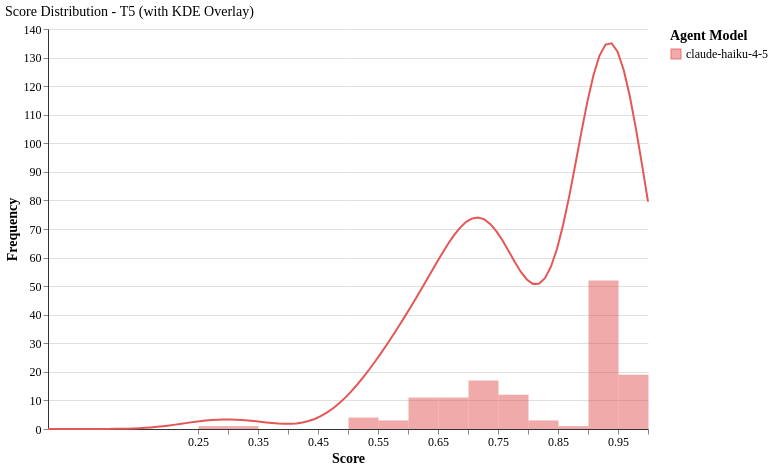

This figure's Vega-Lite source:
### Vega-Lite specification from a JSON file in a GitHub repository (floating-point values rounded to 4 significant figures; data arrays with more than 128 entries replaced by an {"elided": "..."} marker saying what was removed)
{"config": {"font": "serif", "axis": {"labelFontSize": 12, "titleFontSize": 14, "gridColor": "#e0e0e0", "domainColor": "#333333"}, "legend": {"labelFontSize": 12, "titleFontSize": 14}, "title": {"fontSize": 14, "anchor": "start", "fontWeight": "normal"}, "view": {"stroke": null, "continuousWidth": 400, "continuousHeight": 300, "strokeWidth": 0}, "mark": {"tooltip": true}}, "layer": [{"data": {"name": "data-6c2e6fc28d835b31b742dcd5648e2615"}, "mark": {"type": "bar", "binSpacing": 0, "opacity": 0.5}, "encoding": {"color": {"field": "agent_model", "scale": {"domain": ["claude-haiku-4-5"], "range": ["#E45756"]}, "title": "Agent Model", "type": "nominal"}, "tooltip": [{"field": "agent_model", "title": "Model", "type": "nominal"}, {"aggregate": "count", "title": "Count", "type": "quantitative"}], "x": {"bin": {"maxbins": 20}, "field": "score", "title": "Score", "type": "quantitative"}, "y": {"aggregate": "count", "title": "Frequency", "type": "quantitative"}}}, {"data": {"name": "data-0c192f2849e6049f535d353c89e63f3b"}, "mark": {"type": "line", "strokeWidth": 2}, "encoding": {"color": {"field": "agent_model", "scale": {"domain": ["claude-haiku-4-5"], "range": ["#E45756"]}, "type": "nominal"}, "x": {"field": "score", "type": "quantitative"}, "y": {"field": "scaled_density", "type": "quantitative"}}}], "data": {"name": "data-6c2e6fc28d835b31b742dcd5648e2615"}, "height": 400, "title": "Score Distribution - T5 (with KDE Overlay)", "width": 600, "$schema": "https://vega.github.io/schema/vega-lite/v6.1.0.json", "datasets": {"data-6c2e6fc28d835b31b742dcd5648e2615": {"elided": "135 records"}, "data-0c192f2849e6049f535d353c89e63f3b": [{"agent_model": "claude-haiku-4-5", "tier": "T5", "score": 0.0, "density": 8.1e-07, "scaled_density": 3.116e-05}, {"agent_model": "claude-haiku-4-5", "tier": "T5", "score": 0.0101, "density": 1.866e-06, "scaled_density": 7.179e-05}, {"agent_model": "claude-haiku-4-5", "tier": "T5", "score": 0.0202, "density": 4.162e-06, "scaled_density": 0.0001601}, {"agent_model": "claude-haiku-4-5", "tier": "T5", "score": 0.0303, "density": 8.984e-06, "scaled_density": 0.0003456}, {"agent_model": "claude-haiku-4-5", "tier": "T5", "score": 0.0404, "density": 1.877e-05, "scaled_density": 0.0007221}, {"agent_model": "claude-haiku-4-5", "tier": "T5", "score": 0.05051, "density": 3.798e-05, "scaled_density": 0.001461}, {"agent_model": "claude-haiku-4-5", "tier": "T5", "score": 0.06061, "density": 7.437e-05, "scaled_density": 0.002861}, {"agent_model": "claude-haiku-4-5", "tier": "T5", "score": 0.07071, "density": 0.000141, "scaled_density": 0.005424}, {"agent_model": "claude-haiku-4-5", "tier": "T5", "score": 0.08081, "density": 0.0002588, "scaled_density": 0.009956}, {"agent_model": "claude-haiku-4-5", "tier": "T5", "score": 0.09091, "density": 0.00046, "scaled_density": 0.0177}, {"agent_model": "claude-haiku-4-5", "tier": "T5", "score": 0.101, "density": 0.0007918, "scaled_density": 0.03046}, {"agent_model": "claude-haiku-4-5", "tier": "T5", "score": 0.1111, "density": 0.00132, "scaled_density": 0.05078}, {"agent_model": "claude-haiku-4-5", "tier": "T5", "score": 0.1212, "density": 0.002131, "scaled_density": 0.08199}, {"agent_model": "claude-haiku-4-5", "tier": "T5", "score": 0.1313, "density": 0.003334, "scaled_density": 0.1283}, {"agent_model": "claude-haiku-4-5", "tier": "T5", "score": 0.1414, "density": 0.005054, "scaled_density": 0.1944}, {"agent_model": "claude-haiku-4-5", "tier": "T5", "score": 0.1515, "density": 0.007426, "scaled_density": 0.2857}, {"agent_model": "claude-haiku-4-5", "tier": "T5", "score": 0.1616, "density": 0.01058, "scaled_density": 0.407}, {"agent_model": "claude-haiku-4-5", "tier": "T5", "score": 0.1717, "density": 0.01462, "scaled_density": 0.5624}, {"agent_model": "claude-haiku-4-5", "tier": "T5", "score": 0.1818, "density": 0.01961, "scaled_density": 0.7544}, {"agent_model": "claude-haiku-4-5", "tier": "T5", "score": 0.1919, "density": 0.02554, "scaled_density": 0.9825}, {"agent_model": "claude-haiku-4-5", "tier": "T5", "score": 0.202, "density": 0.03233, "scaled_density": 1.243}, {"agent_model": "claude-haiku-4-5", "tier": "T5", "score": 0.2121, "density": 0.03979, "scaled_density": 1.531}, {"agent_model": "claude-haiku-4-5", "tier": "T5", "score": 0.2222, "density": 0.04767, "scaled_density": 1.834}, {"agent_model": "claude-haiku-4-5", "tier": "T5", "score": 0.2323, "density": 0.05565, "scaled_density": 2.141}, {"agent_model": "claude-haiku-4-5", "tier": "T5", "score": 0.2424, "density": 0.06337, "scaled_density": 2.438}, {"agent_model": "claude-haiku-4-5", "tier": "T5", "score": 0.2525, "density": 0.07047, "scaled_density": 2.711}, {"agent_model": "claude-haiku-4-5", "tier": "T5", "score": 0.2626, "density": 0.07661, "scaled_density": 2.947}, {"agent_model": "claude-haiku-4-5", "tier": "T5", "score": 0.2727, "density": 0.08149, "scaled_density": 3.135}, {"agent_model": "claude-haiku-4-5", "tier": "T5", "score": 0.2828, "density": 0.0849, "scaled_density": 3.266}, {"agent_model": "claude-haiku-4-5", "tier": "T5", "score": 0.2929, "density": 0.0867, "scaled_density": 3.335}, {"agent_model": "claude-haiku-4-5", "tier": "T5", "score": 0.303, "density": 0.08681, "scaled_density": 3.339}, {"agent_model": "claude-haiku-4-5", "tier": "T5", "score": 0.3131, "density": 0.08526, "scaled_density": 3.28}, {"agent_model": "claude-haiku-4-5", "tier": "T5", "score": 0.3232, "density": 0.08215, "scaled_density": 3.16}, {"agent_model": "claude-haiku-4-5", "tier": "T5", "score": 0.3333, "density": 0.07768, "scaled_density": 2.988}, {"agent_model": "claude-haiku-4-5", "tier": "T5", "score": 0.3434, "density": 0.07216, "scaled_density": 2.776}, {"agent_model": "claude-haiku-4-5", "tier": "T5", "score": 0.3535, "density": 0.06601, "scaled_density": 2.539}, {"agent_model": "claude-haiku-4-5", "tier": "T5", "score": 0.3636, "density": 0.05974, "scaled_density": 2.298}, {"agent_model": "claude-haiku-4-5", "tier": "T5", "score": 0.3737, "density": 0.05398, "scaled_density": 2.077}, {"agent_model": "claude-haiku-4-5", "tier": "T5", "score": 0.3838, "density": 0.04944, "scaled_density": 1.902}, {"agent_model": "claude-haiku-4-5", "tier": "T5", "score": 0.3939, "density": 0.04688, "scaled_density": 1.803}, {"agent_model": "claude-haiku-4-5", "tier": "T5", "score": 0.404, "density": 0.0471, "scaled_density": 1.812}, {"agent_model": "claude-haiku-4-5", "tier": "T5", "score": 0.4141, "density": 0.05091, "scaled_density": 1.958}, {"agent_model": "claude-haiku-4-5", "tier": "T5", "score": 0.4242, "density": 0.05909, "scaled_density": 2.273}, {"agent_model": "claude-haiku-4-5", "tier": "T5", "score": 0.4343, "density": 0.07237, "scaled_density": 2.784}, {"agent_model": "claude-haiku-4-5", "tier": "T5", "score": 0.4444, "density": 0.09138, "scaled_density": 3.515}, {"agent_model": "claude-haiku-4-5", "tier": "T5", "score": 0.4545, "density": 0.1166, "scaled_density": 4.486}, {"agent_model": "claude-haiku-4-5", "tier": "T5", "score": 0.4646, "density": 0.1484, "scaled_density": 5.708}, {"agent_model": "claude-haiku-4-5", "tier": "T5", "score": 0.4747, "density": 0.1868, "scaled_density": 7.187}, {"agent_model": "claude-haiku-4-5", "tier": "T5", "score": 0.4848, "density": 0.2318, "scaled_density": 8.918}, {"agent_model": "claude-haiku-4-5", "tier": "T5", "score": 0.4949, "density": 0.2832, "scaled_density": 10.89}, {"agent_model": "claude-haiku-4-5", "tier": "T5", "score": 0.5051, "density": 0.3403, "scaled_density": 13.09}, {"agent_model": "claude-haiku-4-5", "tier": "T5", "score": 0.5152, "density": 0.4028, "scaled_density": 15.5}, {"agent_model": "claude-haiku-4-5", "tier": "T5", "score": 0.5253, "density": 0.47, "scaled_density": 18.08}, {"agent_model": "claude-haiku-4-5", "tier": "T5", "score": 0.5354, "density": 0.5414, "scaled_density": 20.83}, {"agent_model": "claude-haiku-4-5", "tier": "T5", "score": 0.5455, "density": 0.6164, "scaled_density": 23.71}, {"agent_model": "claude-haiku-4-5", "tier": "T5", "score": 0.5556, "density": 0.6946, "scaled_density": 26.72}, {"agent_model": "claude-haiku-4-5", "tier": "T5", "score": 0.5657, "density": 0.7757, "scaled_density": 29.84}, {"agent_model": "claude-haiku-4-5", "tier": "T5", "score": 0.5758, "density": 0.8595, "scaled_density": 33.06}, {"agent_model": "claude-haiku-4-5", "tier": "T5", "score": 0.5859, "density": 0.9456, "scaled_density": 36.37}, {"agent_model": "claude-haiku-4-5", "tier": "T5", "score": 0.596, "density": 1.034, "scaled_density": 39.78}, {"agent_model": "claude-haiku-4-5", "tier": "T5", "score": 0.6061, "density": 1.125, "scaled_density": 43.26}, {"agent_model": "claude-haiku-4-5", "tier": "T5", "score": 0.6162, "density": 1.217, "scaled_density": 46.82}, {"agent_model": "claude-haiku-4-5", "tier": "T5", "score": 0.6263, "density": 1.311, "scaled_density": 50.44}, {"agent_model": "claude-haiku-4-5", "tier": "T5", "score": 0.6364, "density": 1.406, "scaled_density": 54.09}, {"agent_model": "claude-haiku-4-5", "tier": "T5", "score": 0.6465, "density": 1.501, "scaled_density": 57.75}, {"agent_model": "claude-haiku-4-5", "tier": "T5", "score": 0.6566, "density": 1.594, "scaled_density": 61.33}, {"agent_model": "claude-haiku-4-5", "tier": "T5", "score": 0.6667, "density": 1.683, "scaled_density": 64.74}, {"agent_model": "claude-haiku-4-5", "tier": "T5", "score": 0.6768, "density": 1.764, "scaled_density": 67.84}, {"agent_model": "claude-haiku-4-5", "tier": "T5", "score": 0.6869, "density": 1.832, "scaled_density": 70.48}, {"agent_model": "claude-haiku-4-5", "tier": "T5", "score": 0.697, "density": 1.884, "scaled_density": 72.49}, {"agent_model": "claude-haiku-4-5", "tier": "T5", "score": 0.7071, "density": 1.916, "scaled_density": 73.71}, {"agent_model": "claude-haiku-4-5", "tier": "T5", "score": 0.7172, "density": 1.924, "scaled_density": 74.03}, {"agent_model": "claude-haiku-4-5", "tier": "T5", "score": 0.7273, "density": 1.907, "scaled_density": 73.36}, {"agent_model": "claude-haiku-4-5", "tier": "T5", "score": 0.7374, "density": 1.864, "scaled_density": 71.72}, {"agent_model": "claude-haiku-4-5", "tier": "T5", "score": 0.7475, "density": 1.799, "scaled_density": 69.18}, {"agent_model": "claude-haiku-4-5", "tier": "T5", "score": 0.7576, "density": 1.714, "scaled_density": 65.95}, {"agent_model": "claude-haiku-4-5", "tier": "T5", "score": 0.7677, "density": 1.619, "scaled_density": 62.28}, {"agent_model": "claude-haiku-4-5", "tier": "T5", "score": 0.7778, "density": 1.521, "scaled_density": 58.51}, {"agent_model": "claude-haiku-4-5", "tier": "T5", "score": 0.7879, "density": 1.431, "scaled_density": 55.05}, {"agent_model": "claude-haiku-4-5", "tier": "T5", "score": 0.798, "density": 1.361, "scaled_density": 52.34}, {"agent_model": "claude-haiku-4-5", "tier": "T5", "score": 0.8081, "density": 1.32, "scaled_density": 50.8}, {"agent_model": "claude-haiku-4-5", "tier": "T5", "score": 0.8182, "density": 1.322, "scaled_density": 50.84}, {"agent_model": "claude-haiku-4-5", "tier": "T5", "score": 0.8283, "density": 1.373, "scaled_density": 52.8}, {"agent_model": "claude-haiku-4-5", "tier": "T5", "score": 0.8384, "density": 1.479, "scaled_density": 56.89}, {"agent_model": "claude-haiku-4-5", "tier": "T5", "score": 0.8485, "density": 1.642, "scaled_density": 63.16}, {"agent_model": "claude-haiku-4-5", "tier": "T5", "score": 0.8586, "density": 1.858, "scaled_density": 71.46}, {"agent_model": "claude-haiku-4-5", "tier": "T5", "score": 0.8687, "density": 2.117, "scaled_density": 81.43}, {"agent_model": "claude-haiku-4-5", "tier": "T5", "score": 0.8788, "density": 2.404, "scaled_density": 92.48}, {"agent_model": "claude-haiku-4-5", "tier": "T5", "score": 0.8889, "density": 2.699, "scaled_density": 103.8}, {"agent_model": "claude-haiku-4-5", "tier": "T5", "score": 0.899, "density": 2.979, "scaled_density": 114.6}, {"agent_model": "claude-haiku-4-5", "tier": "T5", "score": 0.9091, "density": 3.219, "scaled_density": 123.8}, {"agent_model": "claude-haiku-4-5", "tier": "T5", "score": 0.9192, "density": 3.398, "scaled_density": 130.7}, {"agent_model": "claude-haiku-4-5", "tier": "T5", "score": 0.9293, "density": 3.498, "scaled_density": 134.6}, {"agent_model": "claude-haiku-4-5", "tier": "T5", "score": 0.9394, "density": 3.509, "scaled_density": 135.0}, {"agent_model": "claude-haiku-4-5", "tier": "T5", "score": 0.9495, "density": 3.43, "scaled_density": 131.9}, {"agent_model": "claude-haiku-4-5", "tier": "T5", "score": 0.9596, "density": 3.265, "scaled_density": 125.6}, {"agent_model": "claude-haiku-4-5", "tier": "T5", "score": 0.9697, "density": 3.028, "scaled_density": 116.5}, {"agent_model": "claude-haiku-4-5", "tier": "T5", "score": 0.9798, "density": 2.736, "scaled_density": 105.2}, {"agent_model": "claude-haiku-4-5", "tier": "T5", "score": 0.9899, "density": 2.409, "scaled_density": 92.69}, {"agent_model": "claude-haiku-4-5", "tier": "T5", "score": 1.0, "density": 2.07, "scaled_density": 79.61}]}}
